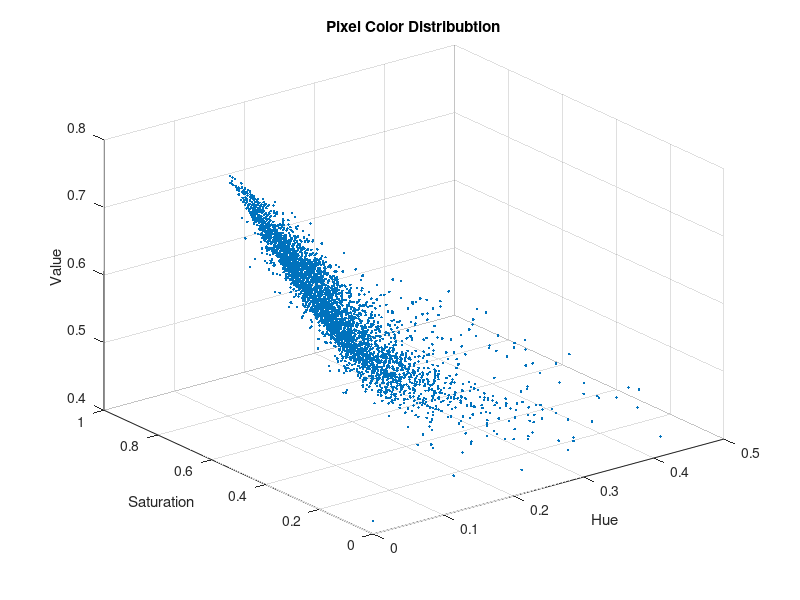

This chart was generated by the following MATLAB code:
load('Samples_HSV.mat', '-mat'); 
% visualize the sample distribution
figure, 
scatter3(Samples(:,1),Samples(:,2),Samples(:,3),'.');
title('Pixel Color Distribubtion');
xlabel('Hue');
ylabel('Saturation');
zlabel('Value');

%%%%%%%%%%%%%%%%%%%%%%%%%%%%%%%%%%%%%%%%%
% [IMPORTANT]
%
% Now choose you model type and estimate the parameters (mu and Sigma) from
% the sample data.
%3D Gaussian has to be found out in this case!

mu = zeros(1,3);
sig = zeros(3);
x = Samples;
a = size(x);
mu = sum(x)/a(1,1);
sig = (1/a(1,1))*bsxfun(@minus,x,mu)'*(bsxfun(@minus,x,mu));